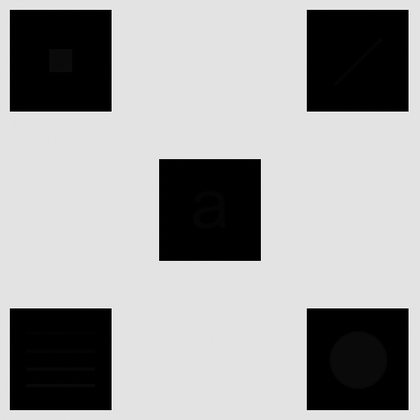
%> input picture embedded_square_noisy_512.tif, 420 x 420 px, shrunk from 512 x 512 before the run
$ octave set1q5.m   (GNU Octave 9; MATLAB toolbox functions it lacks are replaced by stand-ins)
%> lines starting %> are read from the running program, lines starting %| are printed output that depends on the picture
clear all;
close all;
of=imread('embedded_square_noisy_512.tif');
%> of is the input picture: size 420x420 uint8; min 0, max 252, mean 160.8
f=double(of);
ws=7;
pd=(ws-1)/2;
start=ws-pd;
f=padarray(f,[pd pd]);
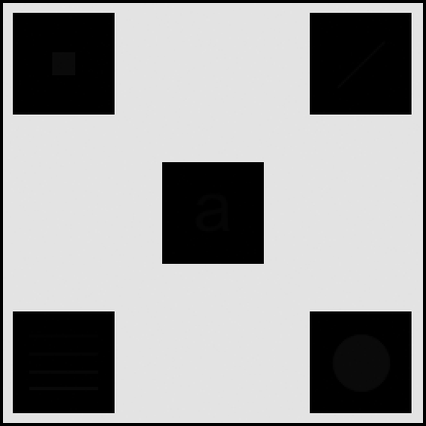
%> f: size 426x426 double; min 0, max 252, mean 156.3
[row,col]=size(f);
%> row = 426; col = 426
for i=start:ws:row-pd
    for j=start:ws:col-pd
        im=f(i-pd:i+pd,j-pd:j+pd);
        s=0;
        enimg=zeros(ws,ws);
        for a=1:256
            b=(im==a);
            s=s+sum(b(:));
            out(a)=ceil(255*s/(ws*ws));
            enimg=enimg+ out(a)*b;
        end
        outres(i-start+1:i-start+ws,j-start+1:j-start+ws)=enimg;
    end
end
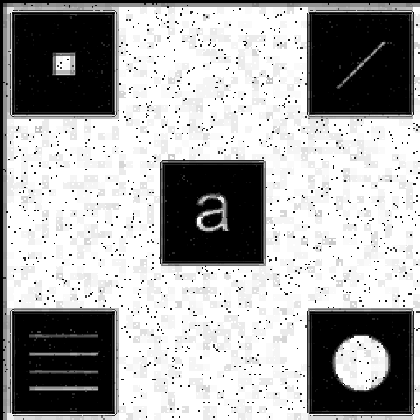
%> outres: size 420x420 double; min 0, max 255, mean 167.9
%> after the loop, out = 256 values from 0 to 255
outres=uint8(outres);
%> outres: size 420x420 uint8
figure,subplot(1,2,1),imshow(of),title('Original Image');
subplot(1,2,2),imshow(outres),title('After Local Histogram Equalization');
